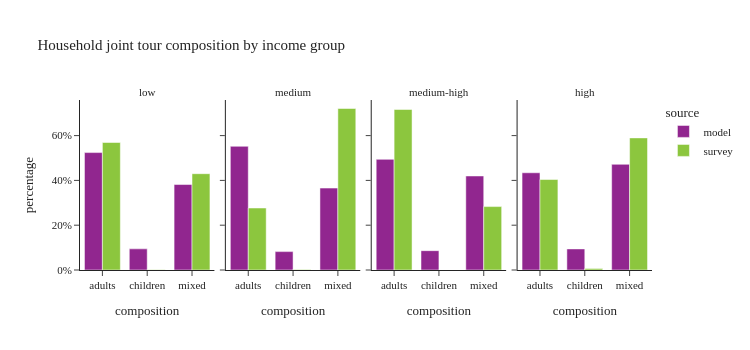

Source (notebook cell):
### Code cell
plot_joint_tour_segment(joint_tour_data, 'income_group', "Household joint tour composition by income group")

### Figure 1 — Plotly figure (JSON) as saved in the notebook; plotly's stock layout.template omitted (floating-point values rounded to 4 significant figures)
{"data": [{"alignmentgroup": "True", "customdata": [[8142], [1465], [5927]], "hovertemplate": "source=model<br>income_group=low<br>composition=%{x}<br>percentage=%{y}<br>sample_size=%{customdata[0]}<extra></extra>", "legendgroup": "model", "marker": {"color": "#91268F", "pattern": {"shape": ""}}, "name": "model", "offsetgroup": "model", "orientation": "v", "showlegend": true, "textposition": "auto", "type": "bar", "x": ["adults", "children", "mixed"], "xaxis": "x", "y": [0.5241, 0.09431, 0.3816], "yaxis": "y"}, {"alignmentgroup": "True", "customdata": [[13342], [1982], [8836]], "hovertemplate": "source=model<br>income_group=medium<br>composition=%{x}<br>percentage=%{y}<br>sample_size=%{customdata[0]}<extra></extra>", "legendgroup": "model", "marker": {"color": "#91268F", "pattern": {"shape": ""}}, "name": "model", "offsetgroup": "model", "orientation": "v", "showlegend": false, "textposition": "auto", "type": "bar", "x": ["adults", "children", "mixed"], "xaxis": "x2", "y": [0.5522, 0.08204, 0.3657], "yaxis": "y2"}, {"alignmentgroup": "True", "customdata": [[14805], [2586], [12580]], "hovertemplate": "source=model<br>income_group=medium-high<br>composition=%{x}<br>percentage=%{y}<br>sample_size=%{customdata[0]}<extra></extra>", "legendgroup": "model", "marker": {"color": "#91268F", "pattern": {"shape": ""}}, "name": "model", "offsetgroup": "model", "orientation": "v", "showlegend": false, "textposition": "auto", "type": "bar", "x": ["adults", "children", "mixed"], "xaxis": "x3", "y": [0.494, 0.08628, 0.4197], "yaxis": "y3"}, {"alignmentgroup": "True", "customdata": [[14624], [3171], [15895]], "hovertemplate": "source=model<br>income_group=high<br>composition=%{x}<br>percentage=%{y}<br>sample_size=%{customdata[0]}<extra></extra>", "legendgroup": "model", "marker": {"color": "#91268F", "pattern": {"shape": ""}}, "name": "model", "offsetgroup": "model", "orientation": "v", "showlegend": false, "textposition": "auto", "type": "bar", "x": ["adults", "children", "mixed"], "xaxis": "x4", "y": [0.4341, 0.09412, 0.4718], "yaxis": "y4"}, {"alignmentgroup": "True", "customdata": [[28], [1], [23]], "hovertemplate": "source=survey<br>income_group=low<br>composition=%{x}<br>percentage=%{y}<br>sample_size=%{customdata[0]}<extra></extra>", "legendgroup": "survey", "marker": {"color": "#8CC63E", "pattern": {"shape": ""}}, "name": "survey", "offsetgroup": "survey", "orientation": "v", "showlegend": true, "textposition": "auto", "type": "bar", "x": ["adults", "children", "mixed"], "xaxis": "x", "y": [0.5692, 0.0008469, 0.4299], "yaxis": "y"}, {"alignmentgroup": "True", "customdata": [[59], [3], [42]], "hovertemplate": "source=survey<br>income_group=medium<br>composition=%{x}<br>percentage=%{y}<br>sample_size=%{customdata[0]}<extra></extra>", "legendgroup": "survey", "marker": {"color": "#8CC63E", "pattern": {"shape": ""}}, "name": "survey", "offsetgroup": "survey", "orientation": "v", "showlegend": false, "textposition": "auto", "type": "bar", "x": ["adults", "children", "mixed"], "xaxis": "x2", "y": [0.2768, 0.002231, 0.721], "yaxis": "y2"}, {"alignmentgroup": "True", "customdata": [[121], [1], [59]], "hovertemplate": "source=survey<br>income_group=medium-high<br>composition=%{x}<br>percentage=%{y}<br>sample_size=%{customdata[0]}<extra></extra>", "legendgroup": "survey", "marker": {"color": "#8CC63E", "pattern": {"shape": ""}}, "name": "survey", "offsetgroup": "survey", "orientation": "v", "showlegend": false, "textposition": "auto", "type": "bar", "x": ["adults", "children", "mixed"], "xaxis": "x3", "y": [0.7166, 0.0003131, 0.2831], "yaxis": "y3"}, {"alignmentgroup": "True", "customdata": [[69], [4], [38]], "hovertemplate": "source=survey<br>income_group=high<br>composition=%{x}<br>percentage=%{y}<br>sample_size=%{customdata[0]}<extra></extra>", "legendgroup": "survey", "marker": {"color": "#8CC63E", "pattern": {"shape": ""}}, "name": "survey", "offsetgroup": "survey", "orientation": "v", "showlegend": false, "textposition": "auto", "type": "bar", "x": ["adults", "children", "mixed"], "xaxis": "x4", "y": [0.4039, 0.006321, 0.5898], "yaxis": "y4"}], "layout": {"annotations": [{"font": {}, "showarrow": false, "text": "low", "x": 0.1175, "xanchor": "center", "xref": "paper", "y": 1.0, "yanchor": "bottom", "yref": "paper"}, {"font": {}, "showarrow": false, "text": "medium", "x": 0.3725, "xanchor": "center", "xref": "paper", "y": 1.0, "yanchor": "bottom", "yref": "paper"}, {"font": {}, "showarrow": false, "text": "medium-high", "x": 0.6275, "xanchor": "center", "xref": "paper", "y": 1.0, "yanchor": "bottom", "yref": "paper"}, {"font": {}, "showarrow": false, "text": "high", "x": 0.8825, "xanchor": "center", "xref": "paper", "y": 1.0, "yanchor": "bottom", "yref": "paper"}], "barmode": "group", "height": 350, "legend": {"title": {"text": "source"}, "tracegroupgap": 0}, "title": {"text": "Household joint tour composition by income group"}, "width": 750, "xaxis": {"anchor": "y", "domain": [0.0, 0.235], "title": {"text": "composition"}}, "xaxis2": {"anchor": "y2", "domain": [0.255, 0.49], "matches": "x", "title": {"text": "composition"}}, "xaxis3": {"anchor": "y3", "domain": [0.51, 0.745], "matches": "x", "title": {"text": "composition"}}, "xaxis4": {"anchor": "y4", "domain": [0.765, 1.0], "matches": "x", "title": {"text": "composition"}}, "yaxis": {"anchor": "x", "domain": [0.0, 1.0], "tickformat": ".0%", "title": {"text": "percentage"}}, "yaxis2": {"anchor": "x2", "domain": [0.0, 1.0], "matches": "y", "showticklabels": false, "tickformat": ".0%"}, "yaxis3": {"anchor": "x3", "domain": [0.0, 1.0], "matches": "y", "showticklabels": false, "tickformat": ".0%"}, "yaxis4": {"anchor": "x4", "domain": [0.0, 1.0], "matches": "y", "showticklabels": false, "tickformat": ".0%"}}}
